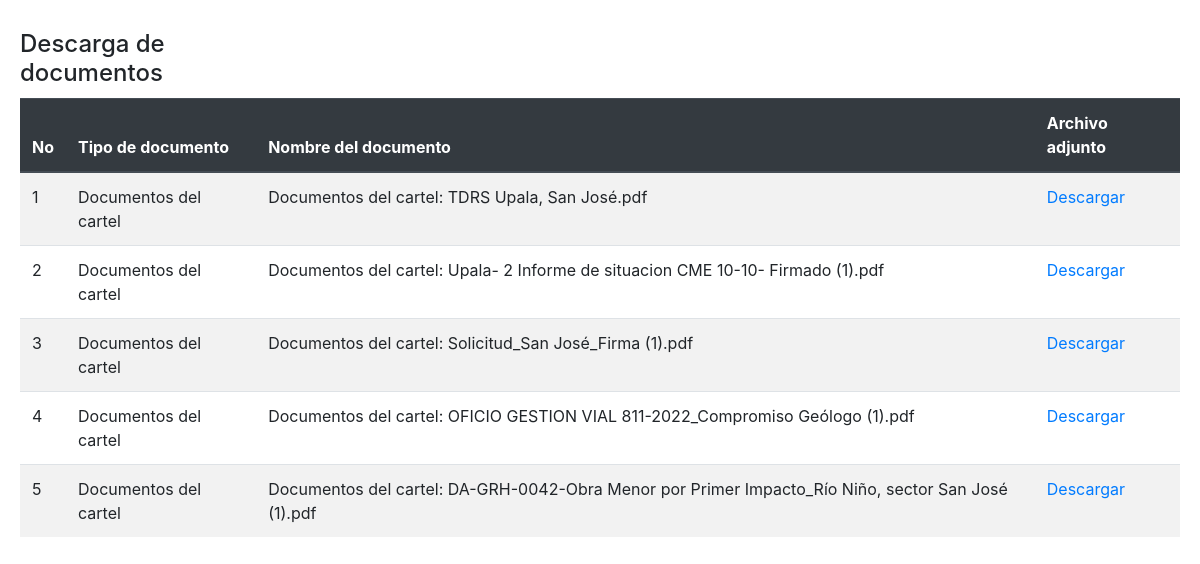
/descargaDoc.php?concurso_numero_procedimiento=2022PI-000239-0006500001, run on the app's committed database.
### tables this page shows
CREATE TABLE `enlace_detalle_concursos` (
  `id` int(11) NOT NULL,
  `concurso_numero_procedimiento` varchar(200) NOT NULL,
  `nombre` varchar(200) NOT NULL,
  `link` varchar(200) NOT NULL
);

### descargaDoc.php (the view, shortened to what this page needs)
<?php
$concurso_numero_procedimiento = $_GET['concurso_numero_procedimiento'];
$query = "SELECT * FROM enlace_detalle_concursos WHERE concurso_numero_procedimiento = '" . $concurso_numero_procedimiento . "' AND nombre LIKE '%Documentos del cartel: %'";
$result = filterRecord($query);
function filterRecord($query)
{
    include "conect.php";
    $filter_result = mysqli_query($mysqli, $query);
    return $filter_result;
}
?>
<!DOCTYPE html>
<html>
<head>
    <link rel="stylesheet" href="https://cdn.jsdelivr.net/npm/bootstrap@4.3.1/dist/css/bootstrap.min.css">
    <link rel="stylesheet" href="styles.css">
</head>
<body class="body">
    <header id="header">
        <header id="header">
            <div class="row">
                <div class="col-2 sidebar">
                    <h4 class="volver">Descarga de documentos</h4>
                </div>
            </div>
        </header>
    </header>
    <?php
    echo "<table class='table table-striped '>
    <thead class='thead-dark'>
    <tr>
    <th>No</th>
    <th>Tipo de documento</th>
	<th>Nombre del documento</th>
	<th>Archivo adjunto</th>
    </tr>
    </thead>";
    $iterator = 0;
    while ($row = mysqli_fetch_array($result)) {
        $iterator += 1;
        echo "<tbody>";
        echo "<tr>";
        echo "<td>" . $iterator . "</td>";
        echo "<td>Documentos del cartel	</td>";
        echo "<td>" . $row['nombre'] . "</td>";
        echo "<td><a href='" . $row['link'] . "'>Descargar</a></td>";
        echo "</tr>";
        echo "<tbody";
    }
    ?>
</body>
</html>

### styles.css (style rules this page uses)
.body { margin: 20px; }
.volver { margin: 10px 0px; }
.table tr th { cursor: pointer; -webkit-user-select: none; -moz-user-select: none; -ms-user-select: none; user-select: none; }

### data on the page
enlace_detalle_concursos: nombre "Documentos del cartel: TDRS Upala, San José.pdf"
enlace_detalle_concursos: nombre "Documentos del cartel: Upala- 2 Informe de situacion CME 10-10- Firmado (1).pdf"
enlace_detalle_concursos: nombre "Documentos del cartel: Solicitud_San José_Firma (1).pdf"
enlace_detalle_concursos: nombre "Documentos del cartel: OFICIO GESTION VIAL 811-2022_Compromiso Geólogo (1).pdf"
enlace_detalle_concursos: nombre "Documentos del cartel: DA-GRH-0042-Obra Menor por Primer Impacto_Río Niño, sector San José (1).pdf"
